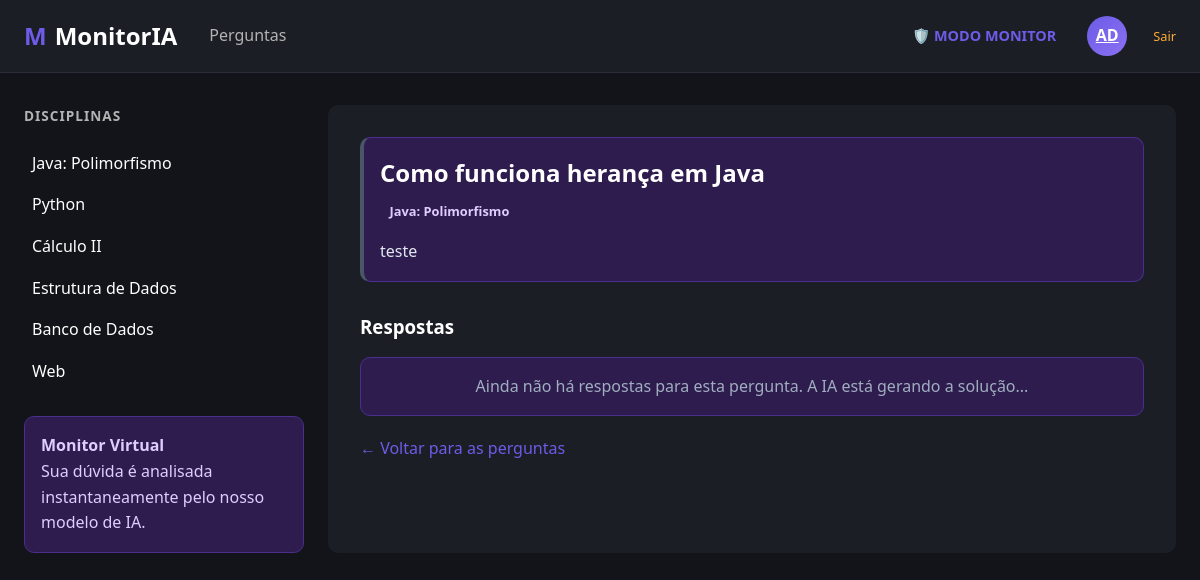
Screenshot of /perguntas/1 (signed in) with the database file from the repository.
### modelos/entidades.py (models this page shows)
class Pergunta(banco.Model):
    __tablename__ = 'perguntas'
    id = banco.Column(banco.Integer, primary_key=True)
    titulo = banco.Column(banco.String(200), nullable=False)
    corpo = banco.Column(banco.Text, nullable=False)
    disciplina = banco.Column(banco.String(100), nullable=False)
    usuario_id = banco.Column(banco.Integer, banco.ForeignKey('usuarios.id'), nullable=False)
    data_criacao = banco.Column(banco.DateTime, default=datetime.utcnow)
    respostas = banco.relationship('Resposta', backref='pergunta', lazy=True)

### controles/rotas_perguntas.py (the view)
@blueprint_perguntas.route('/perguntas/<int:id>')
def ver_pergunta(id):
    return render_template('ver_pergunta.html',
                           pergunta=servico.buscar_detalhes(id),
                           disciplinas=servico.listar_disciplinas())

### repositorios/repositorio_pergunta.py (called while the page is built)
    def buscar_por_id(self, id_pergunta: int) -> Pergunta:
        return Pergunta.query.get(id_pergunta)

### servicos/servico_pergunta.py (called while the page is built)
    def buscar_detalhes(self, id_pergunta: int) -> Pergunta:
        pergunta = self.repositorio.buscar_por_id(id_pergunta)
        if not pergunta:
            raise ValueError("Pergunta não encontrada.")
        return pergunta

    def listar_disciplinas(self) -> list[str]:
        return ["Java: Polimorfismo", "Python", "Cálculo II", "Estrutura de Dados", "Banco de Dados", "Web"]

### templates/ver_pergunta.html
{% extends 'base.html' %}
{% block content %}
<div class="box-ia" style="border-left: 4px solid #4a5568;">
    <h2 style="color: white; margin-bottom: 5px;">{{ pergunta.titulo }}</h2>
    <span class="badge" style="margin-bottom: 15px; display: inline-block;">{{ pergunta.disciplina }}</span>
    <p style="color: #e2e8f0; line-height: 1.6;">{{ pergunta.corpo }}</p>
</div>
<h3 style="margin-top: 30px; margin-bottom: 15px; color: white;">Respostas</h3>
{% if pergunta.respostas %}
    {% for resposta in pergunta.respostas %}
        <div class="box-ia {% if resposta.solucao %}solucao-destaque{% endif %}" style="margin-bottom: 20px;">
            <div class="header-ia" style="display: flex; justify-content: space-between; margin-bottom: 15px; color: #a0aec0; font-weight: bold;">
                <span>
                    {% if resposta.eh_ia %} 🤖 IA Assistente {% else %} 👤 Aluno {% endif %}
                </span>
                {% if resposta.solucao %}
                    <span style="color: #4ade80;">✅ Solução Validada pelo Monitor</span>
                {% endif %}
            </div>
            <p style="color: #e2e8f0; line-height: 1.6;">{{ resposta.corpo }}</p>
            {% if session.get('usuario_papel') == 'monitor' and not resposta.solucao %}
                <hr style="border-color: #2d3748; margin: 15px 0;">
                <form action="{{ url_for('perguntas.marcar_solucao', id=resposta.id) }}" method="POST">
                    <button type="submit" class="btn btn-roxo" style="width: 100%;">
                        ⭐ Validar como Melhor Resposta
                    </button>
                </form>
            {% endif %}
        </div>
    {% endfor %}
{% else %}
    <div class="box-ia" style="text-align: center; color: #a0aec0;">
        <p>Ainda não há respostas para esta pergunta. A IA está gerando a solução...</p>
    </div>
{% endif %}
<div style="margin-top: 20px;">
    <a href="{{ url_for('perguntas.base') }}" style="color: var(--roxo-principal); text-decoration: none;">&larr; Voltar para as perguntas</a>
</div>
{% endblock %}

### static/css/estilos.css (style rules this page uses)
:root { --bg-fundo: #12141a; --bg-card: #1c1e26; --bg-ia: #2e1c4e; --texto-principal: #ffffff; --texto-secundario: #b3b3b3; --texto-ia: #e1ccff; --roxo-principal: #6c5ce7; --roxo-hover: #5a4bcf; --roxo-badge: #d1b1ff; --verde-resolvido: #4ade80; --laranja-alerta: #ffac33; --gap-padrao: 1.5rem; --raio-padrao: 10px; }
* { box-sizing: border-box; margin: 0; padding: 0; }
body { font-family: 'Segoe UI', Tahoma, Geneva, Verdana, sans-serif; background-color: var(--bg-fundo); color: var(--texto-principal); line-height: 1.6; }
.box-ia { background-color: var(--bg-ia); border: 1px solid #4a2f8c; border-radius: var(--raio-padrao); padding: 1rem; color: var(--texto-ia); }
.badge { display: inline-flex; align-items: center; gap: 0.4rem; padding: 0.45rem 0.75rem; border-radius: 999px; font-size: 0.9rem; font-weight: 600; }
.badge { padding: 0.2rem 0.6rem; border-radius: 4px; font-size: 0.8rem; font-weight: 600; }

### rows the page displays
Pergunta: titulo "Como funciona herança em Java", disciplina "Java: Polimorfismo", corpo "teste"

### other values shown
{{ session.get('usuario_nome')[:2] | upper }} "AD"
{{ disc }} "Java: Polimorfismo" "Python" "Cálculo II" "Estrutura de Dados" "Banco de Dados" "Web"
